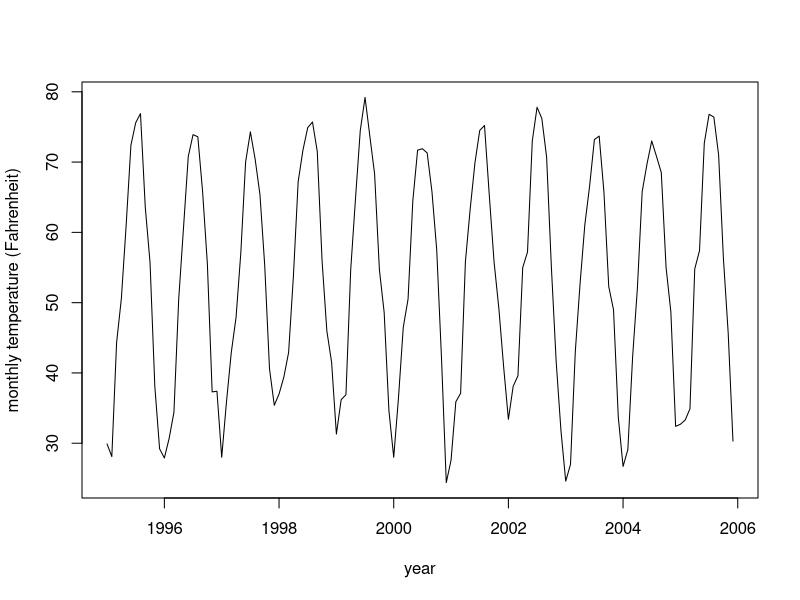

Source code (R):
## ---- chunk 1
knitr::opts_chunk$set(echo = FALSE)
## ---- chunk 2

temp <-
  c(29.9, 28.1, 44.3, 50.6, 61.0, 72.4, 75.6, 76.9, 63.6, 55.7, 38.1, 29.2,
    27.9, 30.7, 34.4, 50.5, 60.6, 70.8, 73.9, 73.6, 65.8, 55.5, 37.3, 37.4,
    28.0, 35.9, 42.9, 47.9, 57.1, 70.0, 74.3, 70.4, 65.4, 55.3, 40.6, 35.4,
    37.0, 39.4, 42.9, 53.7, 67.2, 71.7, 74.9, 75.7, 71.5, 56.0, 46.0, 41.5,
    31.3, 36.2, 36.9, 54.7, 64.8, 74.5, 79.2, 73.7, 68.3, 54.7, 48.6, 34.6,
    28.0, 36.5, 46.5, 50.5, 64.5, 71.7, 71.9, 71.3, 65.8, 57.5, 42.1, 24.4,
    27.6, 35.9, 37.1, 55.8, 63.3, 69.9, 74.5, 75.2, 65.3, 55.8, 49.2, 40.9,
    33.4, 38.1, 39.6, 55.0, 57.2, 73.0, 77.8, 76.2, 70.7, 55.0, 41.6, 31.8,
    24.6, 27.0, 43.0, 52.7, 61.1, 66.6, 73.2, 73.7, 65.7, 52.3, 49.0, 33.7,
    26.7, 29.1, 42.3, 52.1, 65.8, 69.7, 73.0, 70.8, 68.5, 55.0, 48.7, 32.4,
    32.7, 33.3, 34.9, 54.8, 57.4, 72.7, 76.8, 76.4, 71.0, 56.3, 45.7, 30.3)

## set up the time variable, 'year'
year <- seq(from=1995, by=1/12, length=length(temp))

## plot the time series.
plot(year, temp, type="l",
     xlab="year", ylab="monthly temperature (Fahrenheit)")

